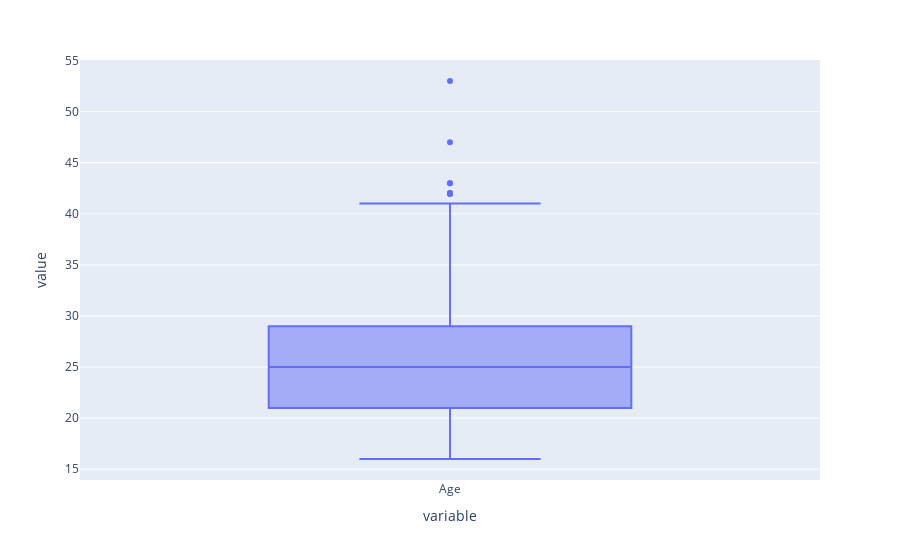

Notebook cell for this chart:
### Code cell
px.box(fifa21_male2['Age'])

### Figure 1 — Plotly figure (JSON) as saved in the notebook; plotly's stock layout.template omitted (floating-point values rounded to 4 significant figures; data arrays with more than 128 entries replaced by an {"elided": "..."} marker saying what was removed)
{"data": [{"alignmentgroup": "True", "hovertemplate": "variable=%{x}<br>value=%{y}<extra></extra>", "legendgroup": "", "marker": {"color": "#636efa"}, "name": "", "notched": false, "offsetgroup": "", "orientation": "v", "showlegend": false, "type": "box", "x": {"elided": "17125 str values"}, "x0": " ", "xaxis": "x", "y": {"elided": "17125 int values"}, "y0": " ", "yaxis": "y"}], "layout": {"boxmode": "group", "legend": {"tracegroupgap": 0}, "margin": {"t": 60}, "xaxis": {"anchor": "y", "domain": [0, 1], "title": {"text": "variable"}}, "yaxis": {"anchor": "x", "domain": [0, 1], "title": {"text": "value"}}}}
